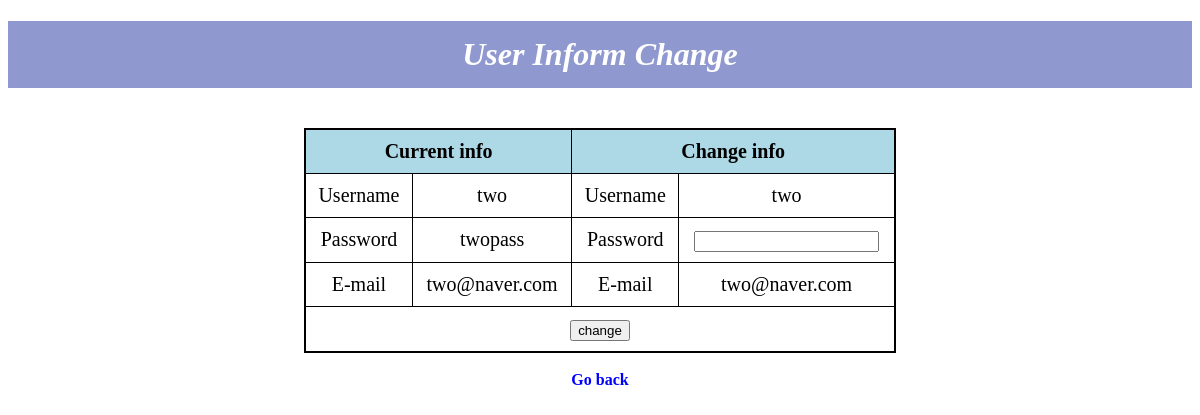
Page /admin_change.php?id=2 (signed in) on the committed database.
### tables this page shows
CREATE TABLE `users` (
  `id` int(11) NOT NULL,
  `name` varchar(40) NOT NULL,
  `pass` varchar(40) NOT NULL,
  `email` varchar(50) DEFAULT NULL
);

### admin_change.php (the view, shortened to what this page needs)
<!DOCTYPE html>
<?php
$conn=mysqli_connect("localhost","root","","users_db") or die(mysqli_connect_error());
if(isset($_GET['id'])){
	$id=$_GET['id'];
	$query="SELECT *FROM users WHERE id='$id'";
	$userDB=mysqli_fetch_assoc(mysqli_query($conn,$query));
	$name=$userDB['name'];
	$pass=$userDB['pass'];
	$email=$userDB['email'];
}
?>
<html>
<head>
    <link href="site_style.css" type="text/css" rel="stylesheet">
</head>
<body>
	<h1 class="title">User Inform Change</h1><br>
    <form action="admin_change.php?id=<?=$id?>>" method="post">
	<table align="center">
        <tr> <th colspan="2">Current info</th>
             <th colspan="2">Change info </th></tr>
        <tr> <td>Username</td>
             <td><?=$name?></td>
             <td>Username</td>
             <td><?=$name?></td></tr>
        <tr> <td>Password</td>
             <td><?=$pass?></td>
             <td>Password</td>
             <td><input type="password" name="change_pass"></td></tr>
        <tr> <td>E-mail</td>
             <td><?=$email?></td>
             <td>E-mail</td>
             <td><?=$email?></td> </tr>
        <tr> <td colspan="4"><input type="submit" name="submit" value="change"></td> </tr>
    </table>
	</form><br>
<b> <a href="admin_users.php"> Go back </a> </b>
</body>
</html>

### site_style.css (style rules this page uses)
a { text-decoration: none; color: blue; }
body { text-align: center; }
table { border-collapse: collapse; width: 50%; border: 2px solid black; font-size: 20px }
tr,th,td { border: 1px solid black; padding: 10px; }
th { background: lightblue; }
h1.title { background: rgb(143,153,207); color: white; padding: 15px; font-style: italic; }

### rows in the picture
users: name "two", pass "twopass", email "two@naver.com"
